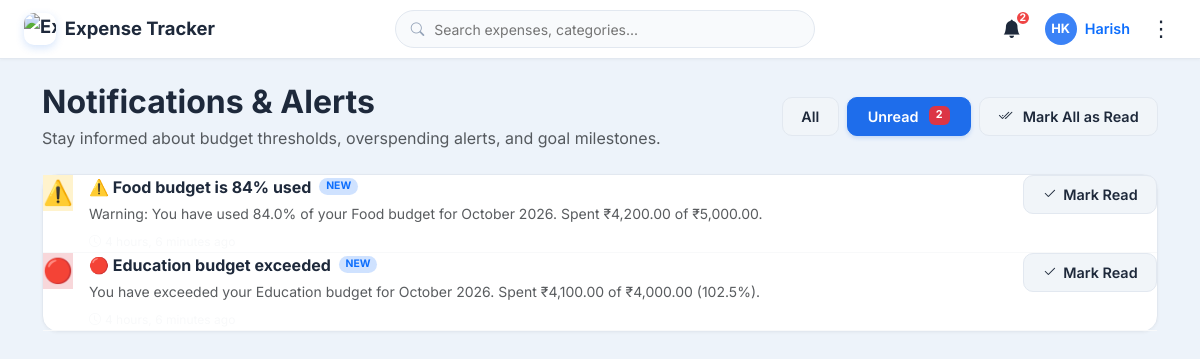
/notifications/?filter=unread (signed in), run on the app's committed database.
### expenses/models.py (models this page shows, shortened)
class Notification(models.Model):
    NOTIFICATION_TYPES = [
        ('normal', 'Normal'),
        ('warning', 'Warning'),
        ('danger', 'Danger'),
        ('info', 'Info'),
        ('success', 'Success'),
    ]
    user = models.ForeignKey(User, on_delete=models.CASCADE, related_name='notifications')
    title = models.CharField(max_length=200)
    message = models.TextField()
    notification_type = models.CharField(max_length=20, choices=NOTIFICATION_TYPES, default='info')
    is_read = models.BooleanField(default=False)
    created_at = models.DateTimeField(auto_now_add=True)
    class Meta:
        ordering = ['-created_at']

### expenses/views.py (the view)
# urls.py: path('notifications/', views.notifications_view, name='notifications'),
@login_required
def notifications_view(request):
    user = request.user
    notifications = Notification.objects.filter(user=user)
    filter_type = request.GET.get('filter', 'all')
    if filter_type == 'unread':
        notifications = notifications.filter(is_read=False)
    unread_count = Notification.objects.filter(user=user, is_read=False).count()
    context = {
        'notifications': notifications,
        'filter_type': filter_type,
        'unread_count': unread_count,
    }
    return render(request, 'expenses/notifications.html', context)

### expenses/context_processors.py (called while the page is built)
def expense_context(request):
    context = {
        'APP_NAME': 'Expense Tracker',
        'APP_TAGLINE': 'Track Smarter. Spend Better.',
        'CURRENCY_SYMBOL': '₹',
        'CURRENT_YEAR': date.today().year,
        'CURRENT_MONTH': date.today().month,
        'unread_notifications_count': 0,
        'user_profile': None,
        'user_initials': 'U',
    }
    if request.user.is_authenticated:
        profile, _ = UserProfile.objects.get_or_create(user=request.user)
        context['user_profile'] = profile
        context['CURRENCY_SYMBOL'] = profile.currency_symbol or '₹'
        context['unread_notifications_count'] = Notification.objects.filter(
            user=request.user, is_read=False
        ).count()
        context['user_initials'] = profile.initials
    return context

### expenses/models.py (called while the page is built)
    @property
    def initials(self):
        if self.user.first_name and self.user.last_name:
            return f"{self.user.first_name[0]}{self.user.last_name[0]}".upper()
        elif self.user.first_name:
            return self.user.first_name[:2].upper()
        return self.user.username[:2].upper()

### templates/expenses/notifications.html (shortened to what this page needs)
{% extends 'base.html' %}
{% block content %}
<div class="container">
  <div class="d-flex flex-wrap justify-content-between align-items-center mb-4 gap-3">
    <div>
      <h2 class="fw-bold text-main mb-1">Notifications &amp; Alerts</h2>
      <p class="text-muted mb-0">Stay informed about budget thresholds, overspending alerts, and goal milestones.</p>
    </div>
    <div class="d-flex align-items-center gap-2">
      <a href="?filter=all" class="btn btn-sm {% if filter_type == 'all' %}btn-primary-saas{% else %}btn-secondary-saas{% endif %}">
        All
      </a>
      <a href="?filter=unread" class="btn btn-sm {% if filter_type == 'unread' %}btn-primary-saas{% else %}btn-secondary-saas{% endif %}">
        Unread {% if unread_count > 0 %}<span class="badge bg-danger ms-1">{{ unread_count }}</span>{% endif %}
      </a>
      {% if unread_count > 0 %}
        <a href="{% url 'notification_mark_all_read' %}" class="btn btn-secondary-saas btn-sm">
          <i class="bi bi-check2-all me-1"></i> Mark All as Read
        </a>
      {% endif %}
    </div>
  </div>
  <div class="card-saas p-0">
    <div class="d-flex flex-column divide-y">
      {% for notif in notifications %}
        <div class="p-3.5 border-bottom border-light d-flex align-items-start justify-content-between gap-3 {% if not notif.is_read %}bg-hover{% endif %}">
          <div class="d-flex align-items-start gap-3">
            <div class="metric-icon-wrap mt-0.5 fs-4
              {% if notif.notification_type == 'danger' %}bg-danger-subtle text-danger
              {% elif notif.notification_type == 'warning' %}bg-warning-subtle text-warning
              {% elif notif.notification_type == 'success' %}bg-success-subtle text-success
              {% else %}bg-primary-subtle text-primary{% endif %}"
            >
              {% if notif.notification_type == 'danger' %}🔴
              {% elif notif.notification_type == 'warning' %}⚠️
              {% elif notif.notification_type == 'success' %}🎯
              {% else %}ℹ️{% endif %}
            </div>
            <div>
              <div class="d-flex align-items-center gap-2 mb-1">
                <span class="fw-bold text-main">{{ notif.title }}</span>
                {% if not notif.is_read %}
                  <span class="badge bg-primary-subtle text-primary rounded-pill small" style="font-size: 0.65rem;">NEW</span>
                {% endif %}
              </div>
              <p class="small text-muted mb-1">{{ notif.message }}</p>
              <small class="text-light" style="font-size: 0.75rem;">
                <i class="bi bi-clock me-1"></i>{{ notif.created_at|timesince }} ago
              </small>
            </div>
          </div>
          {% if not notif.is_read %}
            <a href="{% url 'notification_mark_read' notif.id %}" class="btn btn-sm btn-secondary-saas text-nowrap" title="Mark Read">
              <i class="bi bi-check2"></i> Mark Read
            </a>
          {% endif %}
        </div>
      {% empty %}
        <div class="p-5 text-center text-muted">
          <div class="fs-1 mb-2">🔔</div>
          <h5 class="fw-bold text-main">No Notifications</h5>
          <p class="small mb-0">You're all caught up! When budget alerts or savings milestones occur, they'll show up here.</p>
        </div>
      {% endfor %}
    </div>
  </div>
</div>
{% endblock %}

### templates/base.html (shortened to what this page needs)
{% load static %}
<!DOCTYPE html>
<html lang="en" data-bs-theme="{% if user_profile and user_profile.dark_mode %}dark{% else %}light{% endif %}">
<head>
  <link href="https://cdn.jsdelivr.net/npm/bootstrap@5.3.3/dist/css/bootstrap.min.css" rel="stylesheet">
  <link rel="stylesheet" href="https://cdn.jsdelivr.net/npm/bootstrap-icons@1.11.3/font/bootstrap-icons.min.css">
  <link rel="stylesheet" href="{% static 'css/style.css' %}">
</head>
<body data-user-dark="{% if user_profile and user_profile.dark_mode %}true{% else %}false{% endif %}">
  <nav class="app-navbar d-flex align-items-center justify-content-between">
    {% if user.is_authenticated %}
      <a href="{% url 'dashboard' %}" class="navbar-brand">
        <img src="https://play-lh.googleusercontent.com/y8OyoKQntSxC32pUKoPplp7uTj1f4boIe2Gqk1Ah2dQz_UMUTOSR2i5Avr5t7k5tD1FSDF16_XtGxBJWpttbfYY" alt="Expense Tracker Logo" class="brand-logo">
        <span>{{ APP_NAME }}</span>
      </a>
      <div class="nav-search-container d-none d-md-block">
        <div class="search-input-wrapper">
          <i class="bi bi-search"></i>
          <input
            type="text"
            id="global-search-input"
            class="nav-search-input"
            placeholder="Search expenses, categories..."
            value="{{ q|default:'' }}"
            autocomplete="off"
          >
        </div>
      </div>
      <div class="d-flex align-items-center gap-3">
        <a href="{% url 'notifications' %}" class="btn-nav-icon" title="Notifications" id="nav-notification-btn">
          <i class="bi bi-bell-fill"></i>
          {% if unread_notifications_count > 0 %}
            <span class="notification-badge" id="nav-notif-count">{{ unread_notifications_count }}</span>
          {% else %}
            <span class="notification-badge" id="nav-notif-count">2</span>
          {% endif %}
        </a>
        <a href="{% url 'profile' %}" class="d-none d-sm-flex align-items-center gap-2 text-decoration-none text-main fw-semibold" style="font-size: 0.9rem;">
          <div class="user-avatar-circle">
          </div>
          <span>{{ user.first_name|default:user.username }}</span>
        </a>
        <div class="dropdown">
          <button
            class="btn-three-dots"
            type="button"
            id="threeDotsNavMenu"
            data-bs-toggle="dropdown"
            aria-expanded="false"
            title="Navigation Menu"
          >
            ⋮
          </button>
        </div>
      </div>
    {% endif %}
  </nav>
  <main class="page-wrapper py-4">
    {% block content %}{% endblock %}
  </main>
</body>
</html>

### static/css/style.css (style rules this page uses)
:root { --font-family: 'Inter', -apple-system, BlinkMacSystemFont, "Segoe UI", Roboto, sans-serif; --bg-app: #edf3fa; --bg-surface: #ffffff; --bg-surface-elevated: #ffffff; --bg-hover: #f1f5f9; --bg-input: #f8fafc; --primary: #1e6deb; --primary-hover: #1754b8; --primary-subtle: #e8f1fc; --success: #10b981; --success-subtle: #e7f8ef; --warning: #f59e0b; --warning-subtle: #fef7e7; --danger: #ef4444; --danger-subtle: #fdeeed; --purple: #8b5cf6; --purple-subtle: #f3ecfc; --text-main: #1e293b; --text-muted: #64748b; --text-light: #94a3b8; --border-color: #e2e8f0; --border-light: #f1f5f9; --shadow-sm: 0 1px 3px rgba(0, 0, 0, 0.04); --shadow-md: 0 4px 14px rgba(15, 23, 42, 0.06); --shadow-lg: 0 10px 25px rgba(15, 23, 42, 0.08); --radius-sm: 8px; --radius-md: 10px; --radius-lg: 16px; --radius-pill: 9999px; --transition: all 0.2s ease-in-out; }
body { font-family: var(--font-family); background-color: var(--bg-app); color: var(--text-main); min-height: 100vh; margin: 0; display: flex; flex-direction: column; }
.app-navbar { background-color: var(--bg-surface); border-bottom: 1px solid var(--border-color); padding: 0.65rem 1.5rem; position: sticky; top: 0; z-index: 1030; box-shadow: var(--shadow-sm); }
.navbar-brand { font-weight: 700; font-size: 1.15rem; color: var(--text-main); text-decoration: none; display: flex; align-items: center; gap: 0.55rem; }
.brand-logo { width: 32px; height: 32px; border-radius: 10px; object-fit: cover; box-shadow: 0 3px 8px rgba(30, 109, 235, 0.18); background: #fff; }
.nav-search-container { max-width: 420px; width: 100%; }
.search-input-wrapper { position: relative; width: 100%; }
.search-input-wrapper i { position: absolute; left: 1rem; top: 50%; transform: translateY(-50%); color: var(--text-light); font-size: 0.85rem; }
.nav-search-input { width: 100%; padding: 0.45rem 1rem 0.45rem 2.4rem; border-radius: var(--radius-pill); border: 1px solid var(--border-color); background-color: var(--bg-input); color: var(--text-main); font-size: 0.875rem; transition: var(--transition); }
.btn-nav-icon { width: 34px; height: 34px; border-radius: 50%; display: flex; align-items: center; justify-content: center; border: none; background-color: transparent; color: var(--text-main); position: relative; text-decoration: none; font-size: 1.15rem; }
.notification-badge { position: absolute; top: -2px; right: -2px; background-color: var(--danger); color: #ffffff; font-size: 0.65rem; font-weight: 700; width: 16px; height: 16px; border-radius: 50%; display: flex; align-items: center; justify-content: center; border: 2px solid var(--bg-surface); }
.user-avatar-circle { width: 32px; height: 32px; border-radius: 50%; background: #3b82f6; color: #ffffff; display: flex; align-items: center; justify-content: center; font-weight: 700; font-size: 0.8rem; overflow: hidden; }
.btn-three-dots { width: 30px; height: 30px; border-radius: var(--radius-sm); display: flex; align-items: center; justify-content: center; border: none; background: transparent; color: var(--text-main); font-size: 1.35rem; cursor: pointer; line-height: 1; }
.btn-three-dots::after { display: none !important; }
.card-saas { background-color: var(--bg-surface); border: 1px solid var(--border-color); border-radius: var(--radius-lg); box-shadow: var(--shadow-sm); padding: 1.5rem; position: relative; }
.btn-primary-saas { background-color: #1e6deb; border-color: #1e6deb; color: #ffffff; font-weight: 600; padding: 0.5rem 1.25rem; border-radius: var(--radius-md); box-shadow: 0 2px 4px rgba(30, 109, 235, 0.2); transition: var(--transition); text-decoration: none; display: inline-flex; align-items: center; gap: 0.4rem; font-size: 0.9rem; }
.btn-secondary-saas { background-color: var(--bg-hover); border: 1px solid var(--border-color); color: var(--text-main); font-weight: 600; padding: 0.5rem 1.15rem; border-radius: var(--radius-md); transition: var(--transition); text-decoration: none; display: inline-flex; align-items: center; gap: 0.4rem; font-size: 0.9rem; }

### data on the page
Notification: title "⚠️ Food budget is 84% used", is_read "NEW", message "Warning: You have used 84.0% of your Food budget for October 2026. Spent ₹4,200.00 of ₹5,000.00."
Notification: title "🔴 Education budget exceeded", is_read "NEW", message "You have exceeded your Education budget for October 2026. Spent ₹4,100.00 of ₹4,000.00 (102.5%)."

### other printed values
{{ APP_NAME }} "Expense Tracker"
{{ unread_notifications_count }} "2"
{{ user.first_name|default:user.username }} "Harish"
{{ unread_count }} "2"
